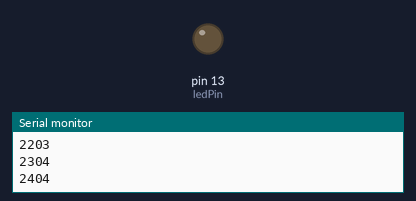
Simulated run of this sketch. Board: Arduino Uno, built with avr-gcc and run on an emulated ATmega328P. On the bench: output pins drawn as LEDs (lit = HIGH), the last lines printed to the serial monitor.

Above: at 2.5 s.
At 10.97 s:
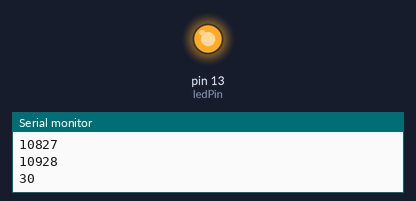
Timing chart, 0 to 14.5 s (numbered marks = the images above):
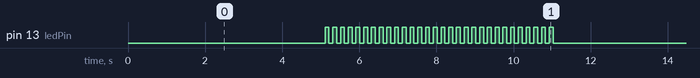

The sketch:

blink.ino
```cpp
const int ledPin = 13;

int tempvar = 30;
int count = 0;
int blinklen = 0;
int getTemp = LOW;
int ledState = LOW;
int ledBlink = LOW;
long previousMillis = 0;
unsigned long currentMillis = 0;

long intervalOff = 5000;
long intervalOn = 1;

void setup() {
  pinMode(ledPin, OUTPUT);
  digitalWrite(ledPin, LOW);
  Serial.begin(9600);
}
void loop() {
//Blink
  delay(100);
  currentMillis = millis();
  Serial.println(currentMillis);
  if (ledState == LOW) {
    //Serial.println("if1.0");
    if (currentMillis - previousMillis > intervalOff) {
      previousMillis = currentMillis;
      ledState = HIGH;
      //digitalWrite(ledPin, ledState);
      getTemp = HIGH;
      //Serial.println("if1.1");
    }
  }
  if (getTemp) {
    blinklen = tempvar;
    getTemp = LOW;
    //Serial.println("if2.0");
  }
  if (ledState == HIGH) {
    //Serial.println("if3");
    if (currentMillis - previousMillis > intervalOn) {
      previousMillis = currentMillis;
      //Serial.println("if3.1");
      if (count >= blinklen) {
        //Serial.println("if3.2");
        ledState = LOW;
        count = 0;
        digitalWrite(ledPin, ledState);
      }
      else {
        //Serial.println("else1");
        if (ledBlink == LOW) {
          //Serial.println("if3.3");
          count = count + 1;
          ledBlink = HIGH;
          digitalWrite(ledPin, ledBlink);
          Serial.println(count);
        }
        else {
          //Serial.println("else2");
          ledBlink = LOW;
          digitalWrite(ledPin, ledBlink);
        }
      }
    }
  }
}
```

Measured:
- by itself, pin 13 (ledPin): moves between LOW and HIGH, repeating every 11.1 s
- by itself, everything shown: repeats every 11.1 s, in 60 steps
